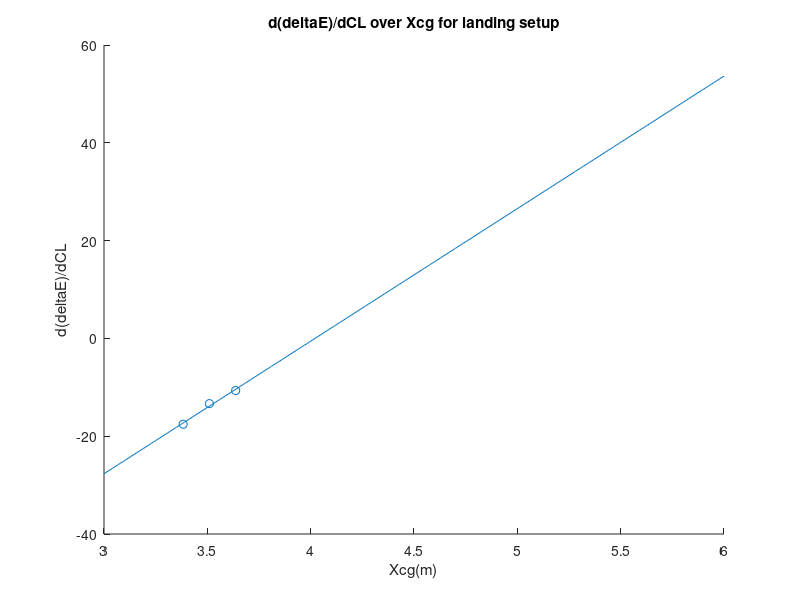

This chart was generated by the following MATLAB code:
clear
clc

xrange = [3:0.01:6];
xcg = 3.51+[-5,0,5]*0.0254;
ddeltaEdcl = [-14.1970,-13.9851,-12.1741];
scatter(xcg,ddeltaEdcl,'*');
p = polyfit(xcg,ddeltaEdcl,1);
hold on
plot(xrange,p(1).*xrange+p(2));
hold on
title('d(deltaE)/dCL over Xcg for clean setup')
xlabel('Xcg(m)')
ylabel('d(deltaE)/dCL')
hold off

ddeltaEdcl_landing = [-17.5534,-13.3372,-10.6681];
scatter(xcg,ddeltaEdcl_landing,'o');
p2 = polyfit(xcg,ddeltaEdcl_landing,1);
hold on
plot(xrange,p2(1).*xrange+p2(2));

title('d(deltaE)/dCL over Xcg for landing setup')
xlabel('Xcg(m)')
ylabel('d(deltaE)/dCL')

%xnp=5.20
%xnplanding = 4.02
